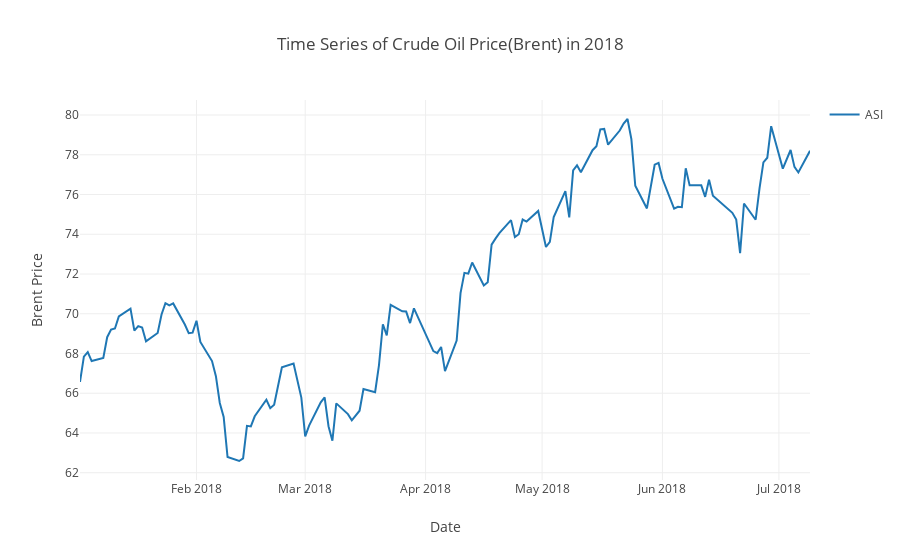

Notebook code for this chart:
### Code cell
iplot({
    'data':[go.Scatter(x = df['Date'], y = df['brent_price'], name='ASI')],
    'layout':go.Layout({'title':'Time Series of Crude Oil Price(Brent) in 2018', 
                        'xaxis':{'title':'Date'}, 
                        'yaxis':{'title':'Brent Price'}}, showlegend=True)
},image_width=50, image_height=50)

### Figure 1 — Plotly figure (JSON) as saved in the notebook; plotly's stock layout.template omitted (floating-point values rounded to 4 significant figures; data arrays with more than 128 entries replaced by an {"elided": "..."} marker saying what was removed)
{"data": [{"name": "ASI", "type": "scatter", "x": {"elided": "129 str values"}, "y": {"elided": "129 float values"}}], "layout": {"showlegend": true, "title": "Time Series of Crude Oil Price(Brent) in 2018", "xaxis": {"title": "Date"}, "yaxis": {"title": "Brent Price"}}}
